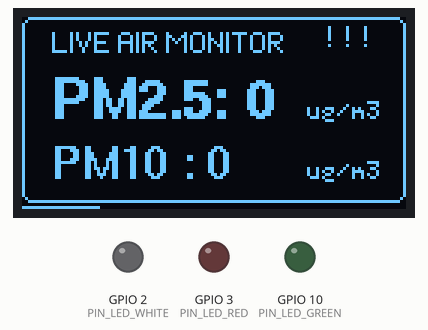
Simulated run of this sketch. Board: ESP32-S3. Shown: 128×64 one-colour display, output pins drawn as LEDs (lit = HIGH). WiFi joins after 1.5 s; servers stay silent unless stated.

Above: at 2.13 s.
At 8.48 s:
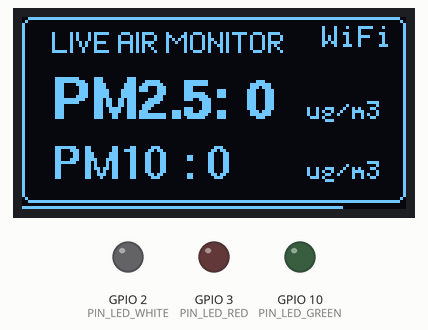
At 18.13 s:
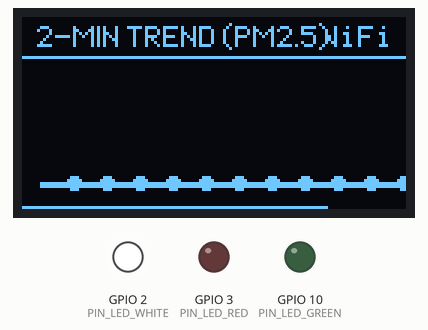
At 28.53 s:
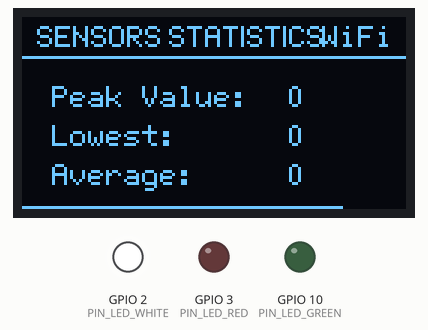
At 29.23 s:
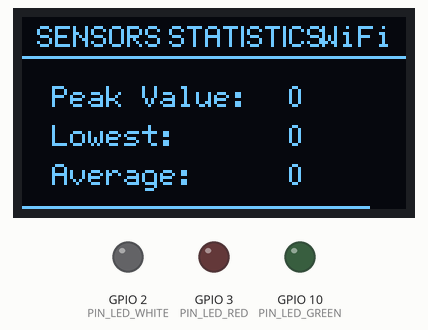
At 39.63 s:
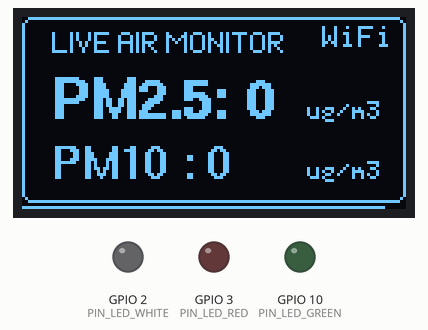
Timing chart, 0 to 40.0 s (numbered marks = the images above):
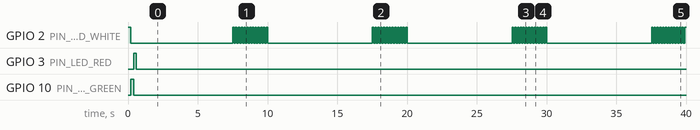

The sketch:

esp_pms_post.ino
```cpp
#include <HardwareSerial.h>
#include <WiFi.h>
#include <HTTPClient.h>
#include <WiFiClientSecure.h>
#include <Wire.h>
#include <U8g2lib.h>

// ====================== CONFIGURAZIONE UTENTE ======================
const char* ssid = "iPhone di Francesco";
const char* password = "Francy10";
const char* serverUrl = "https://air-quality-companion-2.onrender.com/data";
const char* nodeId = "node-01";

// ====================== CONFIGURAZIONE PIN ======================
const int PM_TX_PIN = 8;
const int PM_RX_PIN = 9;
const int PIN_SDA = 4;
const int PIN_SCL = 5;
const int PIN_LED_WHITE = 2;
const int PIN_LED_GREEN = 10;
const int PIN_LED_RED = 3;

// Display SH1106
U8G2_SH1106_128X64_NONAME_F_HW_I2C u8g2(U8G2_R0, /* reset=*/ U8X8_PIN_NONE);

// ====================== VARIABILI DI SISTEMA ======================
HardwareSerial pmsSerial(1);
unsigned long lastSendTime = 0;
unsigned long lastScreenSwitch = 0;
const long PAGE_TIMEOUT = 10000;

int pm25_val = 0;
int pm10_val = 0;
float latitude = 41.09023;
float longitude = 14.32323;

int currentScreen = 0;
int historyPM25[12] = {0,0,0,0,0,0,0,0,0,0,0,0};
int sampleCount = 0; // Per calcolare la media reale

// ====================== SETUP ======================
void setup() {
  Serial.begin(115200);

  pinMode(PIN_LED_WHITE, OUTPUT);
  pinMode(PIN_LED_GREEN, OUTPUT);
  pinMode(PIN_LED_RED, OUTPUT);

  // Test LED Startup
  digitalWrite(PIN_LED_WHITE, HIGH); delay(200); digitalWrite(PIN_LED_WHITE, LOW);
  digitalWrite(PIN_LED_GREEN, HIGH); delay(200); digitalWrite(PIN_LED_GREEN, LOW);
  digitalWrite(PIN_LED_RED, HIGH);   delay(200); digitalWrite(PIN_LED_RED, LOW);

  Wire.begin(PIN_SDA, PIN_SCL);
  u8g2.begin();

  pmsSerial.begin(9600, SERIAL_8N1, PM_RX_PIN, PM_TX_PIN);
  WiFi.begin(ssid, password);
}

// ====================== LOOP PRINCIPALE ======================
void loop() {
  readPmsData();
  manageLeds();
  updateDisplay();

  // Logica Invio Dati (Invariata come richiesto)
  if (millis() - lastSendTime >= 10000) {
    if (pm25_val > 0) {
      // Aggiorna lo storico traslando i valori
      for(int i = 0; i < 11; i++) {
        historyPM25[i] = historyPM25[i+1];
      }
      historyPM25[11] = pm25_val;
      if(sampleCount < 12) sampleCount++;

      if (WiFi.status() == WL_CONNECTED) {
        sendDataToServer(pm25_val, pm10_val, latitude, longitude);
      }
    }
    lastSendTime = millis();
  }
}

// ====================== GESTIONE LED ======================
void manageLeds() {
  // LED Qualità (Verde/Rosso)
  if (pm25_val > 0) {
    digitalWrite(PIN_LED_GREEN, pm25_val <= 25 ? HIGH : LOW);
    digitalWrite(PIN_LED_RED, pm25_val > 25 ? HIGH : LOW);
  }

  // LED Bianco: Lampeggio intelligente pre-cambio
  unsigned long timeElapsed = millis() - lastScreenSwitch;
  if (timeElapsed >= 7500) {
    digitalWrite(PIN_LED_WHITE, (millis() / 100) % 2); // Lampeggio veloce
  } else {
    digitalWrite(PIN_LED_WHITE, LOW);
  }
}

// ====================== GESTIONE DISPLAY ======================
void updateDisplay() {
  if (millis() - lastScreenSwitch >= PAGE_TIMEOUT) {
    currentScreen = (currentScreen + 1) % 3;
    lastScreenSwitch = millis();
  }

  u8g2.clearBuffer();

  // DISEGNO HEADER COMUNE
  u8g2.setFont(u8g2_font_6x10_tf);
  if (WiFi.status() == WL_CONNECTED) u8g2.drawStr(100, 10, "WiFi");
  else u8g2.drawStr(100, 10, "!!!");

  switch (currentScreen) {
    case 0: // --- DASHBOARD ---
      u8g2.drawRFrame(0, 0, 128, 62, 3); // Cornice arrotondata
      u8g2.setFont(u8g2_font_haxrcorp4089_tr);
      u8g2.drawStr(10, 12, "LIVE AIR MONITOR");

      u8g2.setFont(u8g2_font_helvB14_tf);
      u8g2.setCursor(10, 34); u8g2.print("PM2.5: "); u8g2.print(pm25_val);
      u8g2.setFont(u8g2_font_helvB10_tf);
      u8g2.setCursor(10, 54); u8g2.print("PM10 : "); u8g2.print(pm10_val);

      u8g2.setFont(u8g2_font_5x7_tr);
      u8g2.drawStr(95, 34, "ug/m3");
      u8g2.drawStr(95, 54, "ug/m3");
      break;

    case 1: // --- TREND WAVE ---
      u8g2.setFont(u8g2_font_haxrcorp4089_tr);
      u8g2.drawStr(5, 10, "2-MIN TREND (PM2.5)");
      u8g2.drawHLine(0, 13, 128);

      // Disegno l'onda con linee spesse
      for (int i = 0; i < 11; i++) {
        int x1 = i * 11 + 6;
        int x2 = (i + 1) * 11 + 6;
        // Mappatura: 0-100 ug/m3 mappati su 40 pixel di altezza (da y=55 a y=15)
        int y1 = 55 - map(constrain(historyPM25[i], 0, 100), 0, 100, 0, 40);
        int y2 = 55 - map(constrain(historyPM25[i+1], 0, 100), 0, 100, 0, 40);

        u8g2.drawLine(x1, y1, x2, y2);
        u8g2.drawLine(x1, y1+1, x2, y2+1); // Rende la linea più spessa
        u8g2.drawDisc(x2, y2, 2); // Nodo dell'onda
      }
      break;

    case 2: // --- ANALYTICS ---
      u8g2.setFont(u8g2_font_haxrcorp4089_tr);
      u8g2.drawStr(5, 10, "SENSORS STATISTICS");
      u8g2.drawHLine(0, 13, 128);

      int minV = 999, maxV = 0;
      long avgV = 0;
      for(int i = 12 - sampleCount; i < 12; i++) {
        if(historyPM25[i] < minV) minV = historyPM25[i];
        if(historyPM25[i] > maxV) maxV = historyPM25[i];
        avgV += historyPM25[i];
      }
      if(sampleCount > 0) avgV /= sampleCount; else minV = 0;

      u8g2.setFont(u8g2_font_6x12_tr);
      u8g2.setCursor(10, 30); u8g2.print("Peak Value:  "); u8g2.print(maxV);
      u8g2.setCursor(10, 43); u8g2.print("Lowest:      "); u8g2.print(minV);
      u8g2.setCursor(10, 56); u8g2.print("Average:     "); u8g2.print(avgV);
      break;
  }

  // Barra di progresso professionale in basso
  int progress = map(millis() - lastScreenSwitch, 0, PAGE_TIMEOUT, 0, 128);
  u8g2.drawBox(0, 63, progress, 1);

  u8g2.sendBuffer();
}

// ====================== LETTURA SENSORE ======================
void readPmsData() {
  if (pmsSerial.available() >= 32) {
    uint8_t data[32];
    pmsSerial.readBytes(data, 32);
    if (data[0] == 0x42 && data[1] == 0x4D) {
      pm25_val = data[12] << 8 | data[13];
      pm10_val = data[14] << 8 | data[15];
    }
    while (pmsSerial.available()) pmsSerial.read();
  }
}

// ====================== INVIO DATI ======================
void sendDataToServer(int pm25, int pm10, float lat, float lon) {
  WiFiClientSecure client;
  client.setInsecure();
  HTTPClient https;
  https.begin(client, serverUrl);
  https.addHeader("Content-Type", "application/json");
  String payload = "{\"node\":\"" + String(nodeId) + "\",\"pm25\":" + String(pm25) + ",\"pm10\":" + String(pm10) + ",\"lat\":" + String(lat, 6) + ",\"lon\":" + String(lon, 6) + "}";
  https.POST(payload);
  https.end();
}
```

Measured:
- by itself, GPIO 2 (PIN_LED_WHITE): repeats every 9.8 s: 12 × (HIGH 0.10 s, LOW 0.08 s), HIGH 0.10 s, LOW 7.5 s
